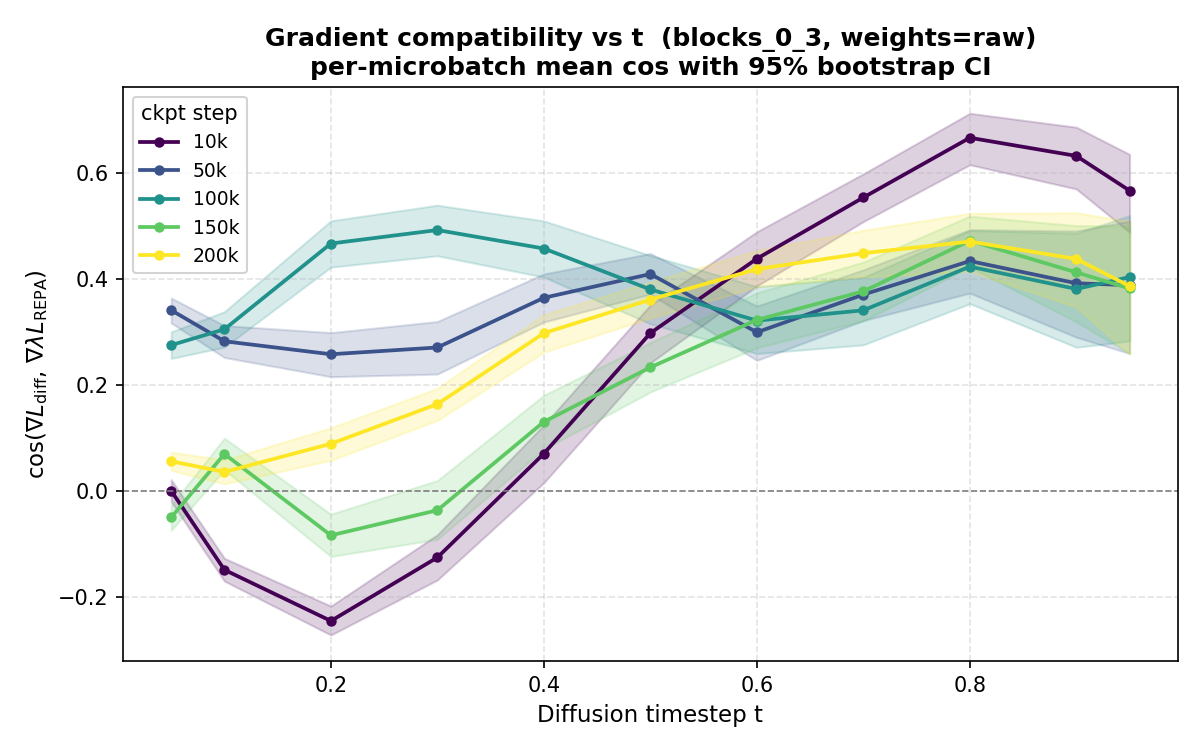
#> input picture tex/images/1_cos_vs_t__blocks_0_3__raw.png, 1200 x 750 px
$ python make_sample_grid.py ../tex/images
#> lines starting #> are read from the running program, lines starting #| are printed output that depends on the picture
#!/usr/bin/env python3
import argparse
import math
from pathlib import Path

from PIL import Image, ImageDraw


def main():
    parser = argparse.ArgumentParser()
    parser.add_argument("sample_dir", type=Path)
    parser.add_argument("--out", type=Path, default=None)
    parser.add_argument("--limit", type=int, default=64)
    parser.add_argument("--cols", type=int, default=8)
    parser.add_argument("--title", type=str, default="")
    args = parser.parse_args()

    paths = sorted(args.sample_dir.glob("*.png"))[: args.limit]
    if not paths:
        raise SystemExit(f"No PNG files found in {args.sample_dir}")

    images = [Image.open(path).convert("RGB") for path in paths]
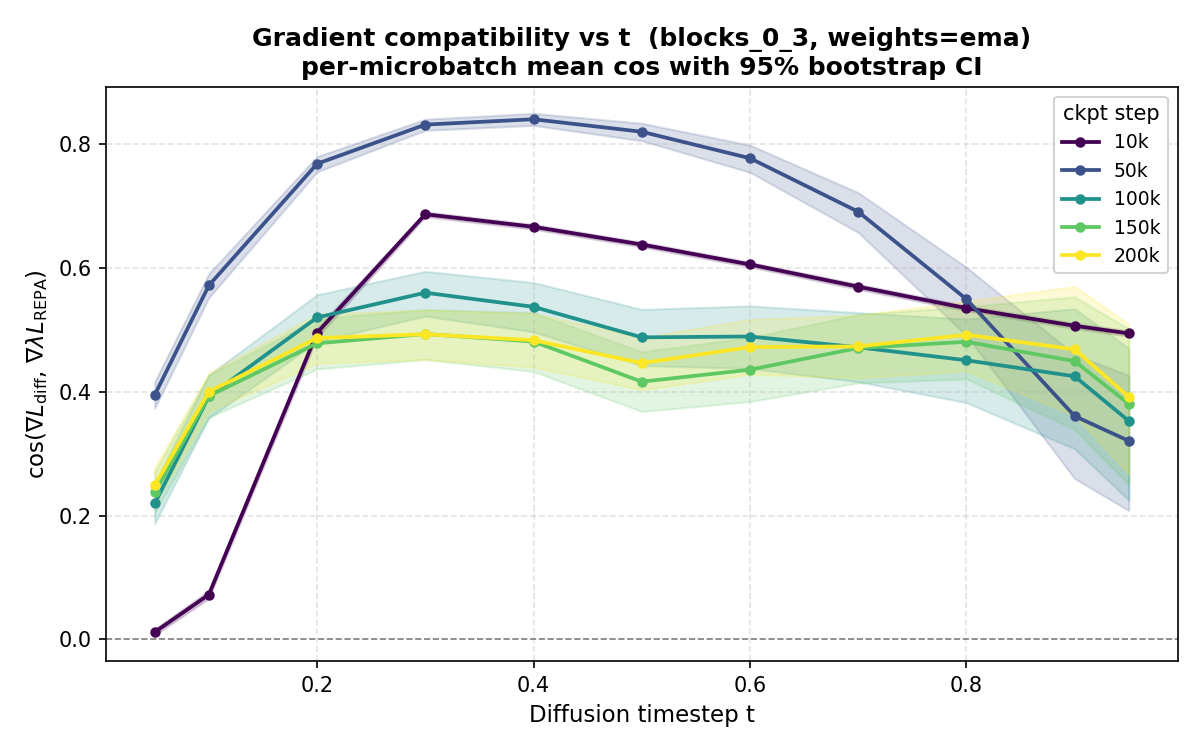
#> input picture tex/images/2_cos_vs_t__blocks_0_3__ema.png, 1200 x 750 px
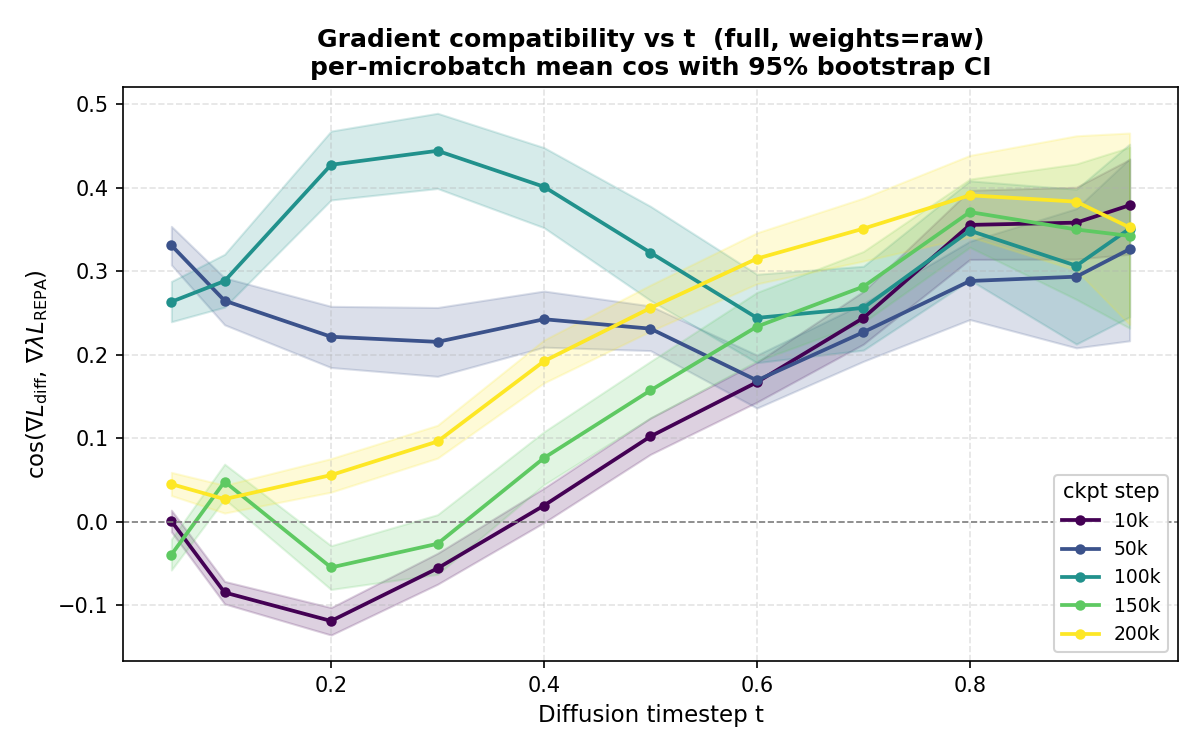
#> input picture tex/images/3_cos_vs_t__full__raw.png, 1200 x 750 px
#> images = 3 items
    tile_w, tile_h = images[0].size
#> tile_w = 1200; tile_h = 750
    rows = math.ceil(len(images) / args.cols)
#> rows = 1
    title_h = 34 if args.title else 0
    grid = Image.new("RGB", (args.cols * tile_w, rows * tile_h + title_h), "white")
#> grid: PIL image 9600x750 RGB; every value is 255

    if args.title:
        draw = ImageDraw.Draw(grid)
        draw.text((10, 10), args.title, fill=(0, 0, 0))

    for idx, image in enumerate(images):
        x = (idx % args.cols) * tile_w
        y = title_h + (idx // args.cols) * tile_h
        grid.paste(image, (x, y))
#> this loop made 3 passes
#> x on passes 1 to 3: 0, 1200, 2400
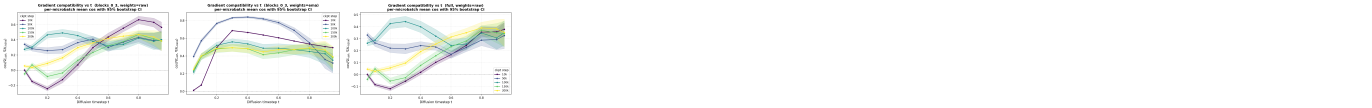
#> grid: PIL image 9600x750 RGB (shown at 1/7 size); mean R, G, B 248.6, 249.6, 248.6

    out = args.out or args.sample_dir / "grid.png"
    out.parent.mkdir(parents=True, exist_ok=True)
    grid.save(out)
    print(out)


if __name__ == "__main__":
    main()
